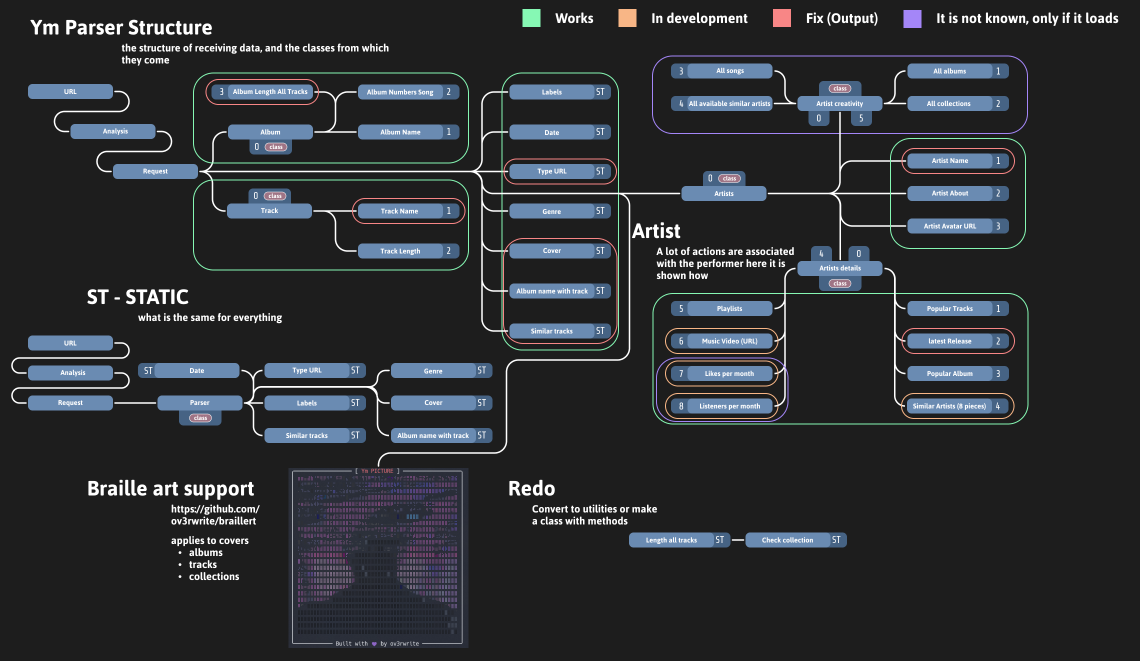
#> input picture Oh.png, 2279 x 1321 px (shown at 1/2 size)
$ python -i console_picture.py   (imports and definitions only)
#> lines starting #> are read from the running program, lines starting #| are printed output that depends on the picture
#> in generate_art, image is the input picture: PIL image 2279x1321 RGBA; mean R, G, B, A 44.3, 47.3, 51.1, 255
import os
import sys

from PIL import Image, ImageEnhance, ImageStat

PIXEL_MAP = ((0x01, 0x08), (0x02, 0x10), (0x04, 0x20), (0x40, 0x80))

BRAILLE_DOTS_HEIGHT = 4
BRAILLE_DOTS_WIDTH = 2

BRAILLE_UNICODE_START = 0x2800


def _floor_to_nearest_multiple(number: int, multiple: int):
    return (number // multiple) * multiple


def _resize_portrait(image: Image, width: int):
#> called with width = 100
    wpercent = width / float(image.size[0])
#> wpercent = 0.0439
    hsize = int((float(image.size[1]) * float(wpercent)))
#> hsize = 57
    image = image.resize((width, hsize), Image.Resampling.LANCZOS)
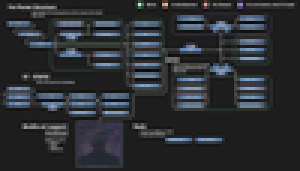
#> image: PIL image 100x57 RGBA (shown 3 times larger); mean R, G, B, A 44.2, 47.2, 51.1, 255
    return image


def generate_art(
    source_path: str | os.PathLike,
    threshold: int = None,
    art_width: int = 100,
    contrast: float = None,
) -> str:
    """Generates braille art from a picture."""
    symbols = []
    image = Image.open(source_path)
    image = _resize_portrait(image, art_width)

    image = image.convert("L")
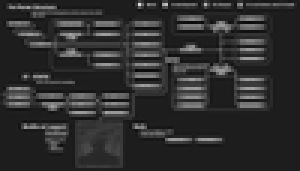
#> image: PIL image 100x57 L (shown 3 times larger); min 7, max 219, mean 46.8
    if contrast is not None:
        image = ImageEnhance.Contrast(image).enhance(contrast)

    if threshold is None:
        threshold = ImageStat.Stat(image).mean[0]
#> threshold = 46.77

    for height in range(
        0,
        _floor_to_nearest_multiple(image.height, BRAILLE_DOTS_HEIGHT),
        BRAILLE_DOTS_HEIGHT,
    ):
        for width in range(
            0,
            _floor_to_nearest_multiple(image.width, BRAILLE_DOTS_WIDTH),
            BRAILLE_DOTS_WIDTH,
        ):
            symbol_relative_pos = 0
            for part_height in range(BRAILLE_DOTS_HEIGHT):
                for part_width in range(BRAILLE_DOTS_WIDTH):
                    if (
                        image.getpixel((width + part_width, height + part_height))
                        > threshold
                    ):
                        symbol_relative_pos += PIXEL_MAP[part_height][part_width]
            symbols.append(chr(BRAILLE_UNICODE_START + symbol_relative_pos))

    art_string = ""
    count = 0
    for _ in range(image.height // BRAILLE_DOTS_HEIGHT):
        for _ in range(image.width // BRAILLE_DOTS_WIDTH):
            art_string += symbols[count]
            count += 1
        art_string += "\n"
#> after the loop, count = 700

    return art_string


# [2 lines not run here, left out]

>>> result = generate_art('../Oh.png')
